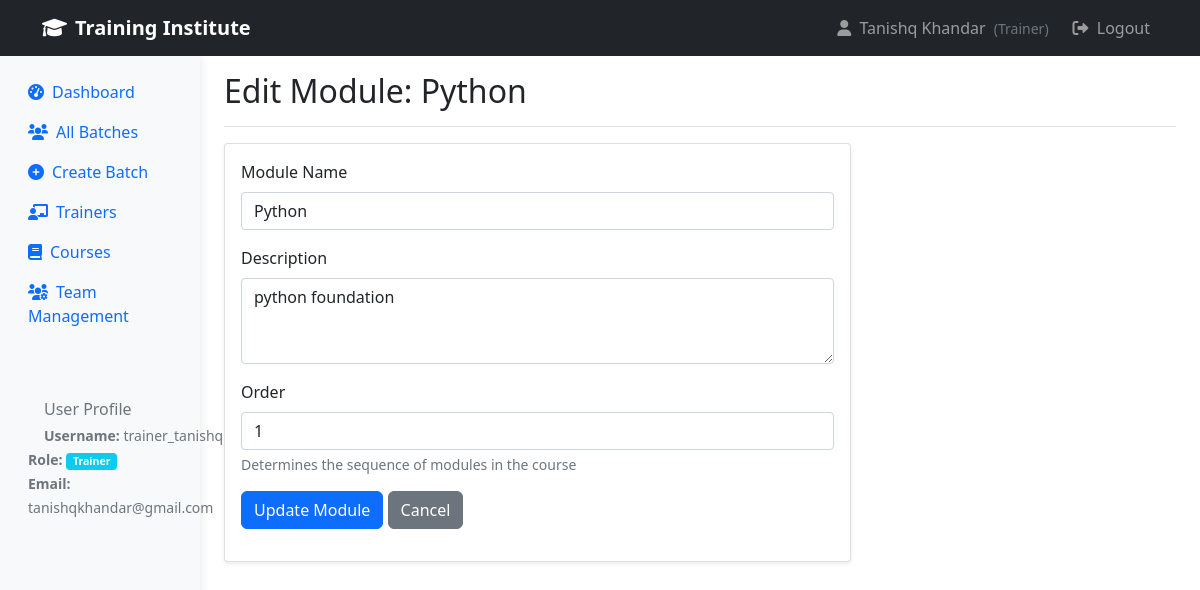
The page /module/1/edit/ (signed in) on the database its author committed.
### institute/models.py (models this page shows, shortened)
class UserProfile(models.Model):
    ROLE_CHOICES = [
        ('admin', 'Administrator'),
        ('manager', 'Manager'),
        ('trainer', 'Trainer'),
        ('student', 'Student'),
    ]
    user = models.OneToOneField(User, on_delete=models.CASCADE)
    role = models.CharField(max_length=20, choices=ROLE_CHOICES, default='student')
    phone = models.CharField(max_length=15, blank=True)
    department = models.CharField(max_length=100, blank=True)
    created_at = models.DateTimeField(auto_now_add=True)
    updated_at = models.DateTimeField(auto_now=True)

class Module(models.Model):
    course = models.ForeignKey(Course, on_delete=models.CASCADE, related_name='modules')
    name = models.CharField(max_length=200)
    description = models.TextField(blank=True)
    order = models.IntegerField(default=0)
    class Meta:
        ordering = ['order']

### institute/views.py (the view)
# urls.py: path('module/<int:module_id>/edit/', views.edit_module, name='edit_module'),
@login_required
@user_passes_test(is_admin)
def edit_module(request, module_id):
    module = get_object_or_404(Module, id=module_id)
    if request.method == 'POST':
        form = ModuleCreateForm(request.POST, instance=module)
        if form.is_valid():
            module = form.save()
            messages.success(request, f'Module "{module.name}" updated successfully!')
            return redirect('course_detail', course_id=module.course.id)
    else:
        form = ModuleCreateForm(instance=module)
    context = {
        'form': form,
        'module': module,
    }
    return render(request, 'institute/edit_module.html', context)

### institute/forms.py
class ModuleCreateForm(forms.ModelForm):
    class Meta:
        model = Module
        fields = ['name', 'description', 'order']
        widgets = {
            'name': forms.TextInput(attrs={'class': 'form-control'}),
            'description': forms.Textarea(attrs={'class': 'form-control', 'rows': 3}),
            'order': forms.NumberInput(attrs={'class': 'form-control'}),
        }

### institute/views.py (called while the page is built)
def is_admin(user):
    return user.is_staff or (hasattr(user, 'userprofile') and user.userprofile.role == 'admin')

### institute/templates/institute/edit_module.html (shortened to what this page needs)
{% extends 'institute/base.html' %}
{% block content %}
<div class="d-flex justify-content-between flex-wrap flex-md-nowrap align-items-center pt-3 pb-2 mb-3 border-bottom">
    <h1 class="h2">Edit Module: {{ module.name }}</h1>
</div>
<div class="row">
    <div class="col-md-8">
        <div class="card">
            <div class="card-body">
                <form method="post">
                    <div class="mb-3">
                        <label class="form-label">Module Name</label>
                        {{ form.name }}
                    </div>
                    <div class="mb-3">
                        <label class="form-label">Description</label>
                        {{ form.description }}
                    </div>
                    <div class="mb-3">
                        <label class="form-label">Order</label>
                        {{ form.order }}
                        <div class="form-text">Determines the sequence of modules in the course</div>
                    </div>
                    <div class="mb-3">
                        <button type="submit" class="btn btn-primary">Update Module</button>
                        <a href="{% url 'course_detail' module.course.id %}" class="btn btn-secondary">Cancel</a>
                    </div>
                </form>
            </div>
        </div>
    </div>
</div>
{% endblock %}

### institute/templates/institute/base.html (shortened to what this page needs)
<!DOCTYPE html>
<html lang="en">
<head>
    <link href="https://cdn.jsdelivr.net/npm/bootstrap@5.1.3/dist/css/bootstrap.min.css" rel="stylesheet">
    <link rel="stylesheet" href="https://cdnjs.cloudflare.com/ajax/libs/font-awesome/6.0.0/css/all.min.css">
</head>
<body>
    <nav class="navbar navbar-expand-lg navbar-dark bg-dark">
        <div class="container">
            <a class="navbar-brand" href="{% url 'dashboard' %}">
                <i class="fas fa-graduation-cap me-2"></i>Training Institute
            </a>
            <div class="navbar-nav ms-auto">
                {% if user.is_authenticated %}
                    <span class="navbar-text me-3">
                        <i class="fas fa-user me-1"></i>
                        {{ user.get_full_name|default:user.username }}
                        <small class="text-muted ms-1">
                            ({% if user.userprofile.role %}{{ user.userprofile.get_role_display }}{% else %}User{% endif %})
                        </small>
                    </span>
                    <a href="{% url 'logout' %}" class="nav-link" onclick="event.preventDefault(); document.getElementById('logout-form').submit();">
                        <i class="fas fa-sign-out-alt me-1"></i> Logout
                    </a>
                {% else %}
                    <a class="nav-link" href="{% url 'login' %}">
                        <i class="fas fa-sign-in-alt me-1"></i> Login
                    </a>
                {% endif %}
            </div>
        </div>
    </nav>
    <div class="container-fluid">
        <div class="row">
            {% if user.is_authenticated %}
            <nav class="col-md-3 col-lg-2 d-md-block sidebar collapse">
                <div class="position-sticky pt-3">
                    <ul class="nav flex-column">
                        {% if user.is_staff or user.userprofile.role == 'admin' %}
                            <li class="nav-item">
                                <a class="nav-link {% if request.resolver_match.url_name == 'dashboard' or request.resolver_match.url_name == 'admin_dashboard' %}active{% endif %}" href="{% url 'dashboard' %}">
                                    <i class="fas fa-tachometer-alt me-2"></i>Dashboard
                                </a>
                            </li>
                            <li class="nav-item">
                                <a class="nav-link {% if request.resolver_match.url_name == 'batch_list' %}active{% endif %}" href="{% url 'batch_list' %}">
                                    <i class="fas fa-users me-2"></i>All Batches
                                </a>
                            </li>
                            <li class="nav-item">
                                <a class="nav-link {% if request.resolver_match.url_name == 'create_batch' %}active{% endif %}" href="{% url 'create_batch' %}">
                                    <i class="fas fa-plus-circle me-2"></i>Create Batch
                                </a>
                            </li>
                            <li class="nav-item">
                                <a class="nav-link {% if request.resolver_match.url_name == 'trainer_list' %}active{% endif %}" href="{% url 'trainer_list' %}">
                                    <i class="fas fa-chalkboard-teacher me-2"></i>Trainers
                                </a>
                            </li>
                            <li class="nav-item">
                                <a class="nav-link " href="{% url 'course_list' %}">
                                    <i class="fas fa-book me-2"></i>Courses
                                </a>
                            </li>
                            <li class="nav-item">
                                <a class="nav-link {% if request.resolver_match.url_name == 'team_management' or request.resolver_match.url_name == 'create_team_member' %}active{% endif %}" href="{% url 'team_management' %}">
                                    <i class="fas fa-users-cog me-2"></i>Team Management
                                </a>
                            </li>
                        {% endif %}
                    </ul>
                    {% if user.is_authenticated %}
                    <div class="mt-4 p-3 bg-light rounded">
                        <h6 class="sidebar-heading d-flex justify-content-between align-items-center px-3 mt-4 mb-1 text-muted">
                            <span>User Profile</span>
                        </h6>
                        <ul class="nav flex-column">
                            <li class="nav-item">
                                <small class="text-muted px-3">
                                    <strong>Username:</strong> {{ user.username }}<br>
                                    <strong>Role:</strong>
                                    <span class="badge bg-{% if user.userprofile.role == 'admin' %}danger{% elif user.userprofile.role == 'manager' %}warning{% elif user.userprofile.role == 'trainer' %}info{% else %}secondary{% endif %}">
                                        {{ user.userprofile.get_role_display|default:"User" }}
                                    </span>
                                    {% if user.email %}
                                    <br><strong>Email:</strong> {{ user.email }}
                                    {% endif %}
                                </small>
                            </li>
                        </ul>
                    </div>
                    {% endif %}
                </div>
            </nav>
            {% endif %}
            <main class="{% if user.is_authenticated %}col-md-9 ms-sm-auto col-lg-10{% else %}col-12{% endif %} px-md-4">
                {% block content %}
                {% endblock %}
            </main>
        </div>
    </div>
</body>
</html>

### institute/templates/institute/base.html (style rules this page uses)
.sidebar { min-height: 100vh; background-color: #f8f9fa; }
.sidebar { box-shadow: 0 0 10px rgba(0,0,0,0.1); }
.card { box-shadow: 0 0.125rem 0.25rem rgba(0, 0, 0, 0.075); border: 1px solid rgba(0,0,0,.125); }
.btn { border-radius: 0.375rem; }
.navbar-brand { font-weight: 600; }

### rows shown on the page
Module: name "Python", description "python foundation", order "1"

### other values the page prints
{{ user.get_full_name|default:user.username }} "Tanishq Khandar"
{{ user.userprofile.get_role_display }} "Trainer"
{{ user.username }} "trainer_tanishq"
{{ user.userprofile.get_role_display|default:"User" }} "Trainer"
{{ user.email }} "tanishqkhandar@gmail.com"
